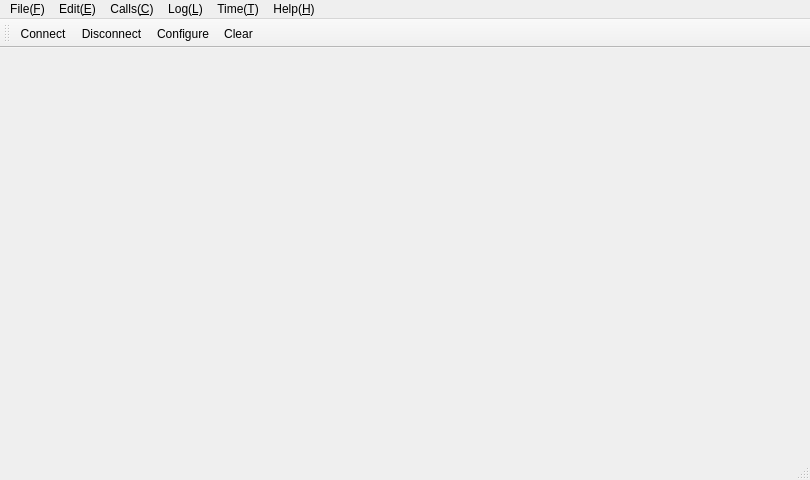
<?xml version="1.0" encoding="UTF-8"?>
<ui version="4.0">
 <class>MainWindow</class>
 <widget class="QMainWindow" name="MainWindow">
  <property name="geometry">
   <rect>
    <x>0</x>
    <y>0</y>
    <width>810</width>
    <height>480</height>
   </rect>
  </property>
  <property name="minimumSize">
   <size>
    <width>400</width>
    <height>320</height>
   </size>
  </property>
  <property name="windowTitle">
   <string>Maple, SerialPort Tool</string>
  </property>
  <widget class="QWidget" name="centralWidget">
   <layout class="QVBoxLayout" name="verticalLayout"/>
  </widget>
  <widget class="QMenuBar" name="menuBar">
   <property name="geometry">
    <rect>
     <x>0</x>
     <y>0</y>
     <width>810</width>
     <height>25</height>
    </rect>
   </property>
   <widget class="QMenu" name="menuCalls">
    <property name="title">
     <string>Calls(&amp;C)</string>
    </property>
    <addaction name="actionConnect"/>
    <addaction name="actionDisconnect"/>
    <addaction name="separator"/>
   </widget>
   <widget class="QMenu" name="menuHelp">
    <property name="title">
     <string>Help(&amp;H)</string>
    </property>
    <addaction name="actionAbout"/>
   </widget>
   <widget class="QMenu" name="menuFile">
    <property name="title">
     <string>File(&amp;F)</string>
    </property>
    <addaction name="actionQuit"/>
   </widget>
   <widget class="QMenu" name="menuEdit">
    <property name="title">
     <string>Edit(&amp;E)</string>
    </property>
    <addaction name="actionConfigure"/>
    <addaction name="actionClear"/>
   </widget>
   <widget class="QMenu" name="menuLog">
    <property name="title">
     <string>Log(&amp;L)</string>
    </property>
   </widget>
   <widget class="QMenu" name="menuTime_T">
    <property name="title">
     <string>Time(&amp;T)</string>
    </property>
    <addaction name="actionRealTime"/>
    <addaction name="actionLocalTime"/>
   </widget>
   <addaction name="menuFile"/>
   <addaction name="menuEdit"/>
   <addaction name="menuCalls"/>
   <addaction name="menuLog"/>
   <addaction name="menuTime_T"/>
   <addaction name="menuHelp"/>
  </widget>
  <widget class="QToolBar" name="mainToolBar">
   <attribute name="toolBarArea">
    <enum>TopToolBarArea</enum>
   </attribute>
   <attribute name="toolBarBreak">
    <bool>false</bool>
   </attribute>
   <addaction name="actionConnect"/>
   <addaction name="actionDisconnect"/>
   <addaction name="actionConfigure"/>
   <addaction name="actionClear"/>
  </widget>
  <widget class="QStatusBar" name="statusBar"/>
  <action name="actionAbout">
   <property name="text">
    <string>&amp;About</string>
   </property>
   <property name="toolTip">
    <string>About program</string>
   </property>
   <property name="shortcut">
    <string>Alt+A</string>
   </property>
  </action>
  <action name="actionConnect">
   <property name="icon">
    <iconset resource="maple.qrc">
     <normaloff>:/images/connect.png</normaloff>:/images/connect.png</iconset>
   </property>
   <property name="text">
    <string>C&amp;onnect</string>
   </property>
   <property name="toolTip">
    <string>Connect to serial port</string>
   </property>
   <property name="shortcut">
    <string>Ctrl+O</string>
   </property>
  </action>
  <action name="actionDisconnect">
   <property name="icon">
    <iconset resource="maple.qrc">
     <normaloff>:/images/disconnect.png</normaloff>:/images/disconnect.png</iconset>
   </property>
   <property name="text">
    <string>&amp;Disconnect</string>
   </property>
   <property name="toolTip">
    <string>Disconnect from serial port</string>
   </property>
   <property name="shortcut">
    <string>Ctrl+D</string>
   </property>
  </action>
  <action name="actionConfigure">
   <property name="icon">
    <iconset resource="maple.qrc">
     <normaloff>:/images/settings.png</normaloff>:/images/settings.png</iconset>
   </property>
   <property name="text">
    <string>&amp;Configure</string>
   </property>
   <property name="toolTip">
    <string>Configure serial port</string>
   </property>
  </action>
  <action name="actionClear">
   <property name="icon">
    <iconset resource="maple.qrc">
     <normaloff>:/images/clear.png</normaloff>:/images/clear.png</iconset>
   </property>
   <property name="text">
    <string>C&amp;lear</string>
   </property>
   <property name="toolTip">
    <string>Clear data</string>
   </property>
  </action>
  <action name="actionQuit">
   <property name="icon">
    <iconset resource="maple.qrc">
     <normaloff>:/images/application-exit.png</normaloff>:/images/application-exit.png</iconset>
   </property>
   <property name="text">
    <string>&amp;Quit</string>
   </property>
   <property name="shortcut">
    <string>Ctrl+Q</string>
   </property>
  </action>
  <action name="actionLocalTime">
   <property name="checkable">
    <bool>true</bool>
   </property>
   <property name="text">
    <string>LocalTime</string>
   </property>
  </action>
  <action name="actionRealTime">
   <property name="checkable">
    <bool>true</bool>
   </property>
   <property name="text">
    <string>RealTime</string>
   </property>
  </action>
 </widget>
 <layoutdefault spacing="6" margin="11"/>
 <resources>
  <include location="maple.qrc"/>
 </resources>
 <connections/>
</ui>
